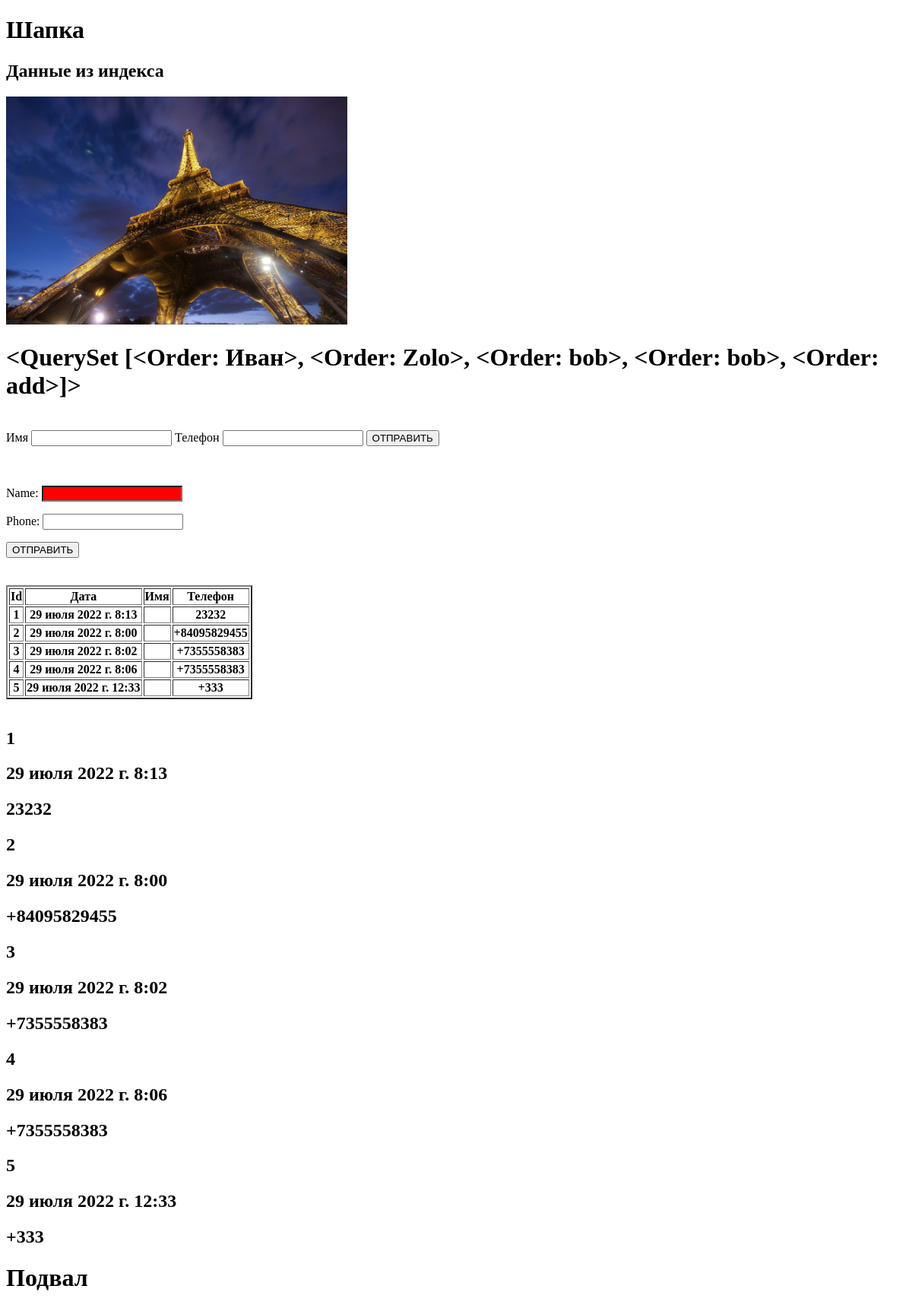
The app's page /, older data.
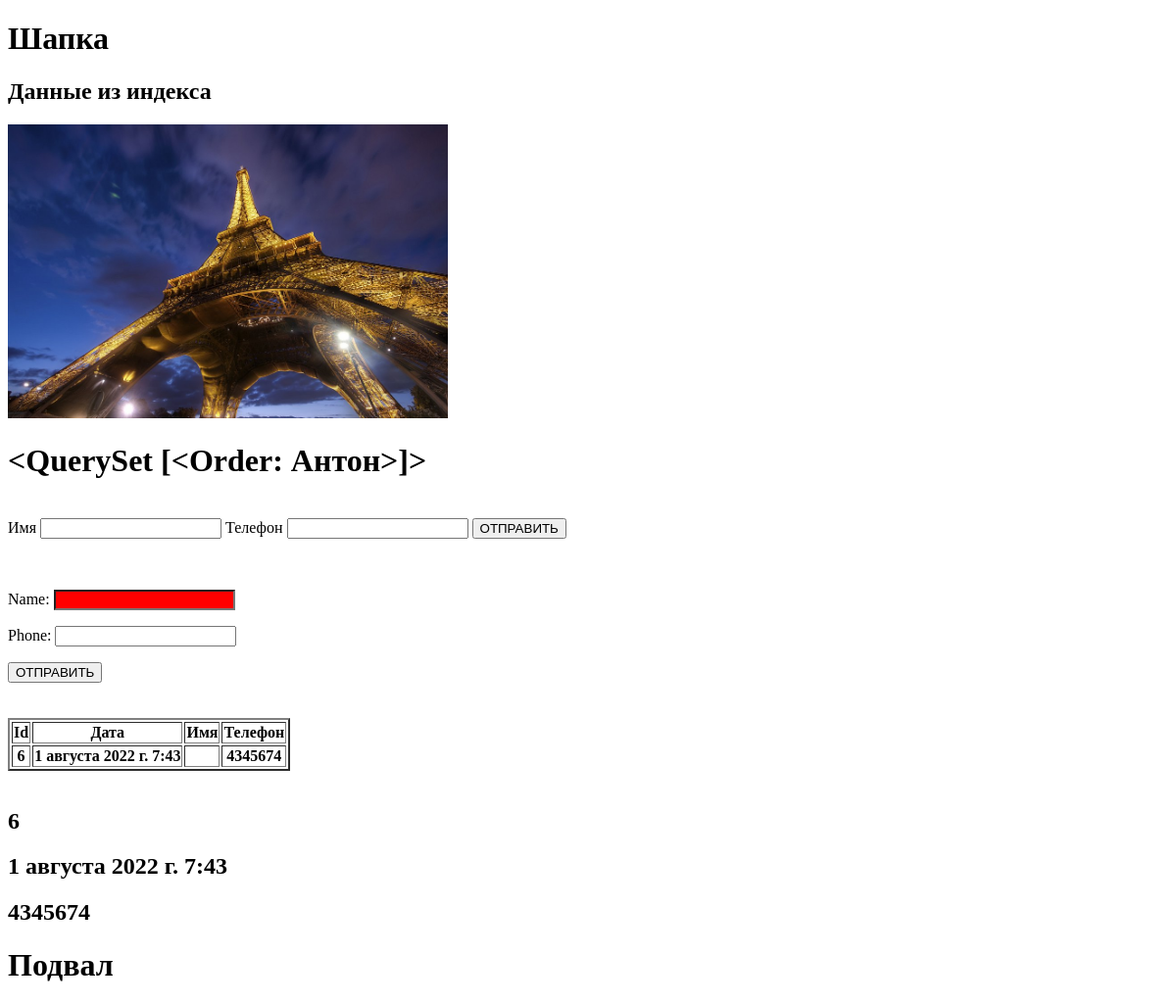
The same page, newer data.
### crm/models.py (models this page shows)
class Order(models.Model):
    order_dt = models.DateTimeField(auto_now=True)
    order_name=models.CharField(max_length=200, verbose_name='Имя')
    order_phone=models.CharField(max_length=200,verbose_name='Телефон')
    def __str__(self):          #функция изменения типа отображения строки
        return self.order_name
    class Meta:                 #Суб класс мета для изменения отображение имени обьекта
        verbose_name = 'Заказ'          #единственное число
        verbose_name_plural = 'Заказы'  #множественное число представления обьекта

### crm/views.py (the view)
# urls.py: path('', views.first_page),
def first_page(request):
    object_list = Order.objects.all()
    form = OrderForm()
    return render(request, './index.html',{'object_list':object_list,
                                           'form':form})

### crm/forms.py
class OrderForm(forms.Form):        #формы методами django
  name=forms.CharField(max_length=200, required=False, widget=forms.TextInput(attrs={'class':'css_input'}))
  phone = forms.CharField(max_length=200, required=False)

### templates/index.html (shortened to what this page needs)
{%extends 'base.html'%}
{%load static%}
{%block content%}
<h2>Данные из индекса</h2>
<img src="{%static 'img\1.jpg'%}" height="300">
{%include 'index_old.html'%}
{%endblock%}

### templates/base.html (shortened to what this page needs)
{%load static%}
<!DOCTYPE html>
<html lang="en">
<head>
    <link href="{%static 'style.css'%}" rel='stylesheet'>
</head>
<body>
<h1>Шапка</h1>
{%block content%}
{%endblock%}
<h1>Подвал</h1>
</body>
</html>

### templates/index_old.html (shortened to what this page needs)
<!DOCTYPE html>
<html lang="en" xmlns="http://www.w3.org/1999/html">
<head>
</head>
<body>
    <h1>{{object_list}}</h1>
<form action="{%url 'thann'%}" method="POST">
    <label>Имя</label>
    <input name="name">
    <label>Телефон</label>
    <input name="phone">
    <button type="submit">ОТПРАВИТЬ </button>
</form>   </br>
<form action="{%url 'thann'%}" method="POST">
    {{form.as_p}}
    <button type="submit">ОТПРАВИТЬ </button>
</form>   </br><br>
{% if object_list %}
<table border="2">
    <tr>
        <th>Id</th>
        <th>Дата</th>
        <th>Имя</th>
        <th>Телефон</th>
    </tr>
{% for obj in object_list %}
    <tr>
        <th>{{obj.id}}</th>
        <th>{{obj.order_dt}}</th>
        <th>{{obj.order_namer}}</th>
        <th>{{obj.order_phone}}</th>
    </tr>
{%endfor%}
</table>
{%else%}
Нет данных
{%endif%}
 <br>
{% for obj in object_list %}
<h2>{{obj.id}}</h2>
<h2>{{obj.order_dt}}</h2>
<h2>{{obj.order_phone}}</h2>
{%endfor%}
</body>
</html>

### djangoProj/static/style.css (style rules this page uses)
.css_input { color:yellow; background-color:red; }

Row changes from the older to the newer data that the page shows:
removed Order: order_name.order_name "<QuerySet [<Order: Иван>, <Order: Zolo>, <Order: bob>, <Order: bob>, <Order: add>]>", id "1", order_dt "29 июля 2022 г. 8:13", order_phone "23232"
removed Order: id "2", order_dt "29 июля 2022 г. 8:00", order_phone "+84095829455"
removed Order: id "3", order_dt "29 июля 2022 г. 8:02", order_phone "+7355558383"
removed Order: id "4", order_dt "29 июля 2022 г. 8:06", order_phone "+7355558383"
removed Order: id "5", order_dt "29 июля 2022 г. 12:33", order_phone "+333"
added Order: order_name "<QuerySet [<Order: Антон>]>", id "6", order_dt "1 августа 2022 г. 7:43", order_phone "4345674"
